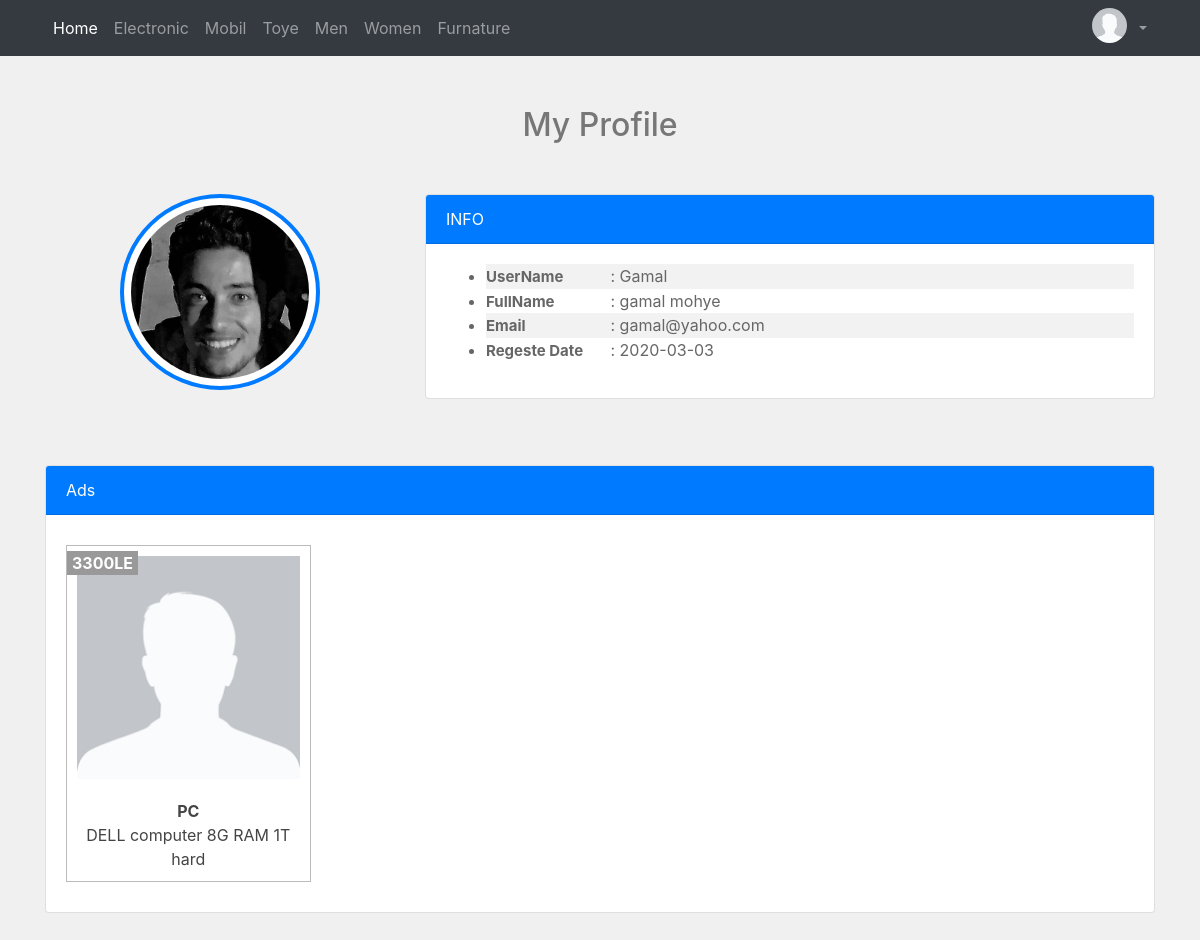
/profile.php?mid=1 (signed in), run on the app's committed database.
### tables this page shows
CREATE TABLE `categories` (
  `CID` int(11) NOT NULL,
  `Cname` varchar(255) NOT NULL,
  `Cdescription` varchar(255) DEFAULT 'This description is empty',
  `Corder` int(11) NOT NULL,
  `Cvisible` tinyint(1) NOT NULL DEFAULT 0,
  `Ccomment` tinyint(1) NOT NULL DEFAULT 0,
  `Cads` tinyint(1) NOT NULL DEFAULT 0,
  `Cdate` date DEFAULT NULL
);

CREATE TABLE `users` (
  `userID` int(11) NOT NULL,
  `userName` varchar(255) NOT NULL,
  `password` varchar(255) NOT NULL,
  `email` varchar(255) NOT NULL,
  `fullName` varchar(255) NOT NULL,
  `groupID` int(11) NOT NULL DEFAULT 0,
  `trustStatus` int(11) NOT NULL DEFAULT 0,
  `regStatus` int(11) NOT NULL DEFAULT 0,
  `date` date NOT NULL
);

CREATE TABLE `items` (
  `item_ID` int(11) NOT NULL,
  `name` varchar(255) NOT NULL,
  `description` varchar(255) NOT NULL,
  `price` varchar(255) NOT NULL,
  `add_date` date NOT NULL,
  `country_made` varchar(255) NOT NULL,
  `image` varchar(255) NOT NULL,
  `status` varchar(255) NOT NULL,
  `rating` tinyint(6) DEFAULT NULL,
  `categ_ID` int(11) NOT NULL,
  `member_ID` int(11) NOT NULL
);

### init.php (called while the page is built, shortened)
<?php
include 'admin/conn.php';
$temp="include/templetes/";
include $temp.'header.php';
include $temp.'navbar.php';
?>

### profile.php (the view, shortened to what this page needs)
<?php
include 'init.php';
if(isset($_SESSION['UserSESSION']) && isset($_GET['mid'])){
    $mid = $_GET['mid'];
    $mid = filter_var($mid,FILTER_SANITIZE_STRING);
   ?>
     <div class="container">
     	<h2 class="title_page">My Profile</h2>
     	<div class="info_pic row">
     		<div class="pic col-sm-12 col-md-4">
     			<div class="pic_fix">
                  <img src="data/site_pic/img3.jpg">
     			</div>
     		</div>
     		<div class="info_details col-sm-12 col-md-8">
     			<div class="card text-white  mb-3">
     				<div class="card-header bg-primary">INFO</div>
     				<div class="card-body">
     					<ul >
     						<?php
     				  		$stat = $con->prepare('select * from users where userID = ?');
     				  		$stat->execute(array($mid));
     				  		$row = $stat->fetch();
     						?>
     						<li ><span >UserName       </span> : <?php echo $row['userName'];?></li>
     						<li ><span >FullName       </span> : <?php echo $row['fullName'];?></li>
     						<li ><span >Email          </span> : <?php echo $row['email'];?></li>
     						<li ><span >Regeste Date   </span> : <?php echo $row['date'];?></li>
     					</ul>
     				</div>
     			</div>
     		</div>
     	</div>
     	<div class="row Ads">
     		<div class="col-sm-12">
     			<div class="card text-white md-3">
     				<div class="card-header bg-primary">Ads</div>
     				<div class="card-body  row">
     					<?php
                             $stat = $con->prepare('select * from items where member_ID = ?');
                             $stat->execute(array($mid));
                             $Ads = $stat->fetchAll();
                             foreach ($Ads as $Ad) {
                             	?>
 									<div class="Ads_item col-sm-6 col-md-3">
 									  <div class="Ads_item_content">
 										   <div class="Ads_pic">
                                              <span class="price_show"><?php echo $Ad['price'];?></span>
                                              <img src="data/site_pic/User_undefine.png" alt="item">
                                           </div>
 											<div class="Ads_info">
 											<div>
 												<a href="item_details.php?itemid=<?php echo $Ad['item_ID']; ?>"><?php echo $Ad['name'];?></a>
 											</div>
 											<div>
 												<?php echo $Ad['description'];?></div>
 										</div>
 									  </div>
 									</div>
                             	<?php
                             }
     					 ?>
     				</div>
     			</div>
     		</div>
     	</div>
     </div>
   <?php
}else{
	echo '<a href="index.php">Login</a>';
}
?>
<?php
include $temp.'footer.php';
include $temp.'footer.php';
?>

### include/templetes/navbar.php (shortened to what this page needs)
<nav class="navbar navbar-expand-lg navbar-dark bg-dark">
  <div class="container">
  <div class="collapse navbar-collapse navbar_items" id="navbarSupportedContent">
    <ul class="navbar-nav mr-auto">
      <li class="nav-item">
              <a class="nav-link active" href="index.php">Home</a>
      </li>
      <?php
      $STATE = $con->prepare('select * from categories');
      $STATE->execute();
      $ROWS = $STATE->fetchAll();
      foreach ($ROWS as $ROW){
         echo '
          <li class="nav-item">
              <a class="nav-link" href="show_categories.php?do='.$ROW["Cname"].'">
                '.ucfirst( $ROW['Cname'] ).'
                </a>
          </li>
          ';
       }
      ?>
    </ul>
    <div class="navbar-nav dropdown dropdown-dark bg-dark" aria-haspopup="true">
        <?php
          if(isset($_SESSION['UserSESSION'])){
            echo '<a href="profile.php?mid='.$_SESSION['UID'].'"><img width="35" height="35" style="border-radius: 50%;" src="data/site_pic/User_undefine.png"></a>';
          }
        ?>
        <a class="nav-link dropdown-toggle" href="#" id="navbarDropdown" role="button" data-toggle="dropdown" aria-haspopup="true" aria-expanded="false">
        </a>
      </div>
  </div>
</div>
</nav>

### layout/css/main.css (style rules this page uses)
body { background-color: #f0f0f0 !important; }
.title_page { margin: 50px; color: #777; text-align: center; }
.info_pic { max-height: 400px; margin-bottom: 30px; }
.info_pic .pic .pic_fix { padding: 7px; background-color: #ffffff; border-radius: 50%; max-width: 200px; max-height: 200px; margin: auto; border: 4px solid #007bff }
.info_pic .pic img { border-radius: 50%; max-width: 100%; height:auto; }
.info_details ul li span { font-size: 15px; font-weight: bold; width: 120px; display: inline-block; }
.info_details ul { color: #666; }
.info_details ul li:nth-child(odd) { background-color: #f2f2f2 !important; }
.Ads { margin-bottom: 50px; margin-top: 50px; overflow: hidden; }
.Ads .card-body { display: flex; }
.Ads_item { padding: 10px 10px; }
.Ads_item .Ads_item_content { color: #444; position: relative; overflow: hidden; background-color: #fff; border:1px solid #bbb; }
.Ads_item .Ads_item_content .Ads_pic { position: relative; overflow: hidden; padding: 10px; }
.Ads_item .Ads_item_content .price_show { position: absolute; top: 5px; left: 0px; max-width: 100px; background-color: #999; color: #fff; z-index: 99999; padding:0px 5px; font-weight: bold; }
.Ads_item_content .Ads_pic { text-align: center; }
.Ads_item_content .Ads_pic img { max-width: 100%; max-height: 100%; }
.Ads_item_content .Ads_info { padding: 10px; text-align: center; }
.Ads_item_content .Ads_info a { color: #444; font-weight: bold; }

### data on the page
categories: Cname "Electronic"
categories: Cname "Mobil"
categories: Cname "Toye"
categories: Cname "Men"
categories: Cname "Women"
categories: Cname "Furnature"
users: userName "Gamal", fullName "gamal mohye", email "gamal@yahoo.com", date "2020-03-03"
items: price "3300LE", name "PC", description "DELL computer 8G RAM 1T hard"
